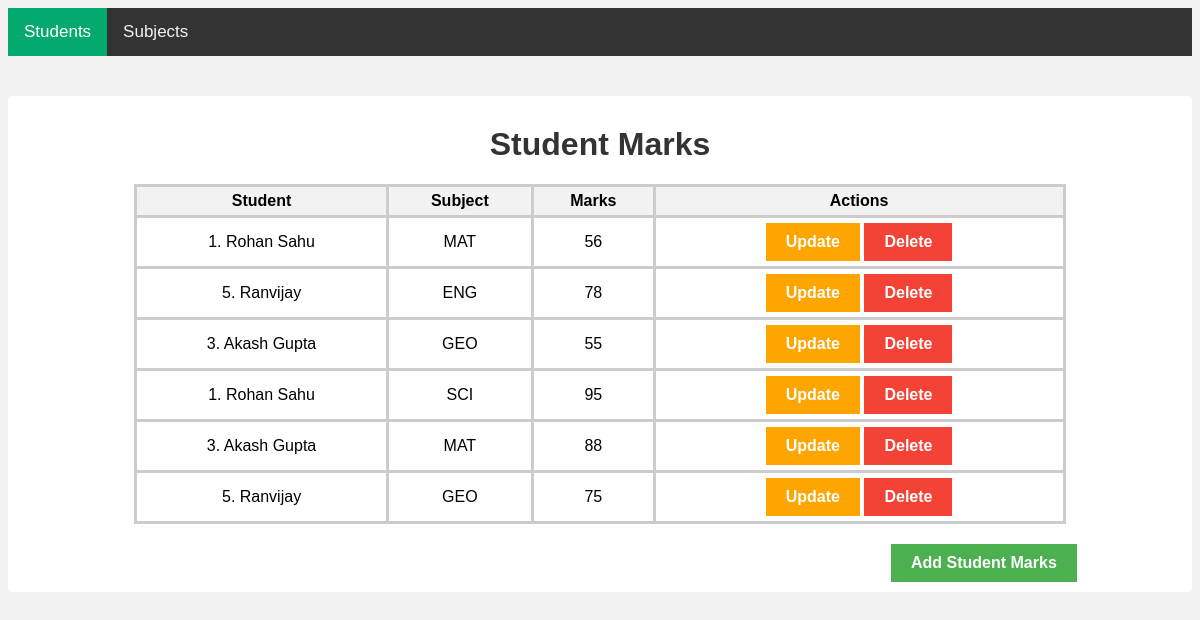
/students/student-marks/, run on an earlier commit of the app's database.
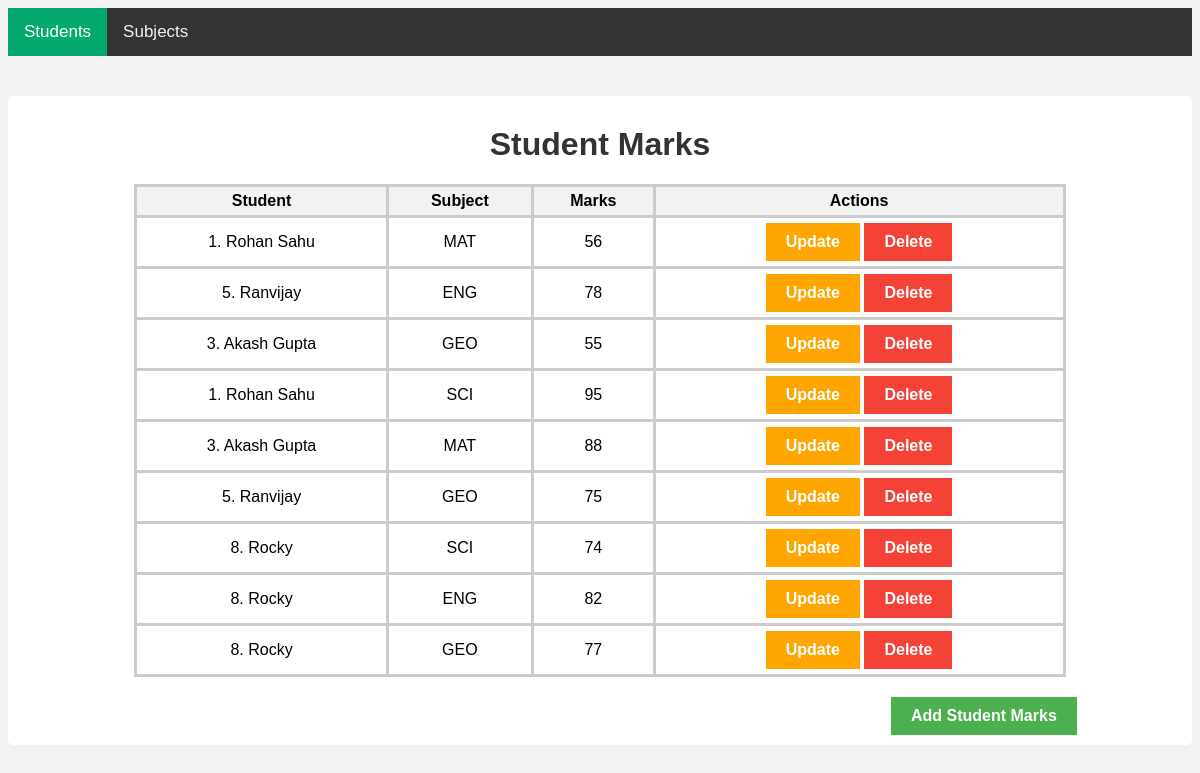
And on a later commit of the database.
### students/models.py (models this page shows, shortened)
class StudentMarks(models.Model):
    student = models.ForeignKey(Student, on_delete=models.CASCADE)
    subject = models.ForeignKey(Subject, on_delete=models.CASCADE)
    marks = models.IntegerField()
    class Meta:
        unique_together = ('student', 'subject')

class Student(models.Model):
    student_id = models.AutoField(primary_key=True)
    name = models.CharField(max_length=50)
    address = models.CharField(max_length=100)
    phone_number = models.CharField(max_length=10)
    age = models.IntegerField()

class Subject(models.Model):
    subject_id = models.CharField(max_length=4, primary_key=True)
    subject_name = models.CharField(max_length=100)

### students/views.py (the view)
# urls.py: path('student-marks/', views.student_marks_list, name='student_marks_list'),
def student_marks_list(request):
    student_marks = StudentMarks.objects.all()
    return render(request, 'student_marks_list.html', {'student_marks': student_marks})

### templates/student_marks_list.html (shortened to what this page needs)
{% load static %}
<!DOCTYPE html>
<html>
<head>
    <link rel="stylesheet" type="text/css" href="{% static 'css/dash.css' %}">
</head>
<body>
    <div class="topnav">
        <a class="active" href="{% url 'students:student_list' %}">Students</a>
        <a href="{% url 'students:subject_list'  %}">Subjects</a>
    </div>
    <div class="container">
        <h1>Student Marks</h1>
        <table class = "center">
            <thead>
            <tr>
                <th>Student</th>
                <th>Subject</th>
                <th>Marks</th>
                <th>Actions</th>
            </tr>
            </thead>
            <tbody>
                {% for student_mark in student_marks %}
                <tr>
                    <td>{{ student_mark.student.student_id }}. {{student_mark.student.name}}</td>
                    <td>{{ student_mark.subject.subject_id }}</td>
                    <td>{{ student_mark.marks }}</td>
                    <td>
                        <a href="{% url 'students:student_marks_update' student_mark.pk %}" class="update-btn">Update</a>
                        <a href="{% url 'students:student_marks_delete' student_mark.pk %}" class="delete-btn">Delete</a>
                    </td>
                </tr>
                {% endfor %}
            </tbody>
        </table>
        <a href="{% url 'students:student_marks_create' %}" class = "add-btn">Add Student Marks</a>
    </div>
</body>
</html>

What changed in the data, as far as the page shows it:
added StudentMarks: student.student_id "8", student.name "Rocky", subject.subject_id "SCI", marks "74"
added StudentMarks: student.student_id "8", student.name "Rocky", subject.subject_id "ENG", marks "82"
added StudentMarks: student.student_id "8", student.name "Rocky", subject.subject_id "GEO", marks "77"
